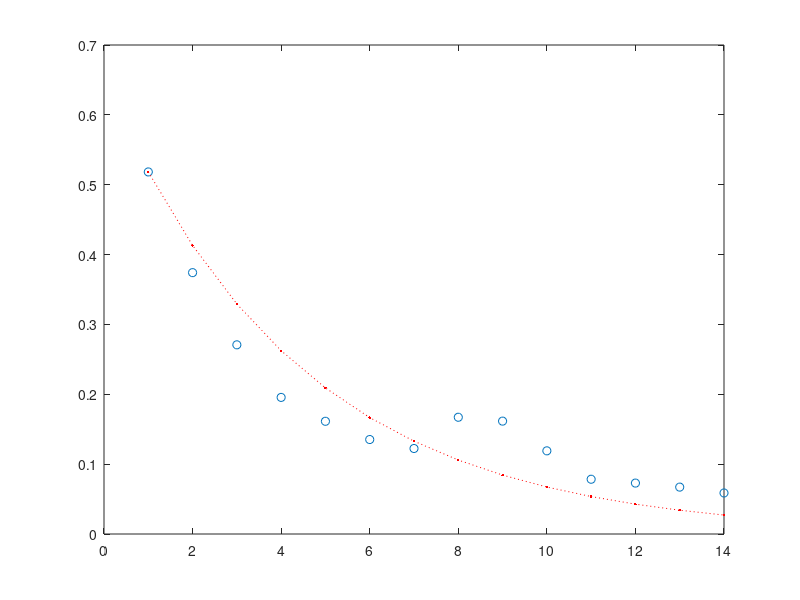

Here is the MATLAB script that generated this plot:
clc;
clear;

xdata=1:14;
ydata = reshape(load('a3_1.txt'),[1,14])/10000;

f=@(x,xdata)ydata(1)*exp(-(x(1))/(1+0.25455)*(xdata-1));
x0=[1,300];
x=lsqcurvefit(f,x0,xdata,ydata)

figure(1);

x2=f(x,xdata);
plot(xdata,ydata,'o',xdata,x2,'r:.')